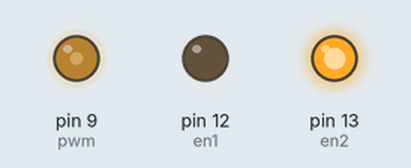
This sketch was run on a simulated Arduino Uno, built with avr-gcc and run on an emulated ATmega328P. Shown: output pins drawn as LEDs (lit = HIGH).

Above: at 0.1 s.
Timing chart, 0 to 1.6 s (numbered marks = the images above):
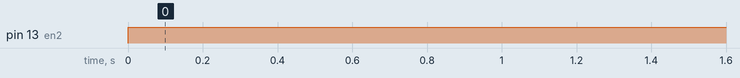

Measured:
- by itself, pin 13 (en2): LOW → HIGH at 0.00 s

The sketch:

lifting.ino
```cpp
int en1 = 12;
int en2 = 13;
int pwm =9;
void setup() {
  // put your setup code here, to run once:
pinMode(en1 , OUTPUT);
pinMode(en2 , OUTPUT);
pinMode(pwm , OUTPUT);
analogWrite(pwm, 100);
}

void loop() {
  // put your main code here, to run repeatedly:
digitalWrite(en2,HIGH); // to rotate the screw in an upward direction.
digitalWrite(en1,LOW);

}
```
